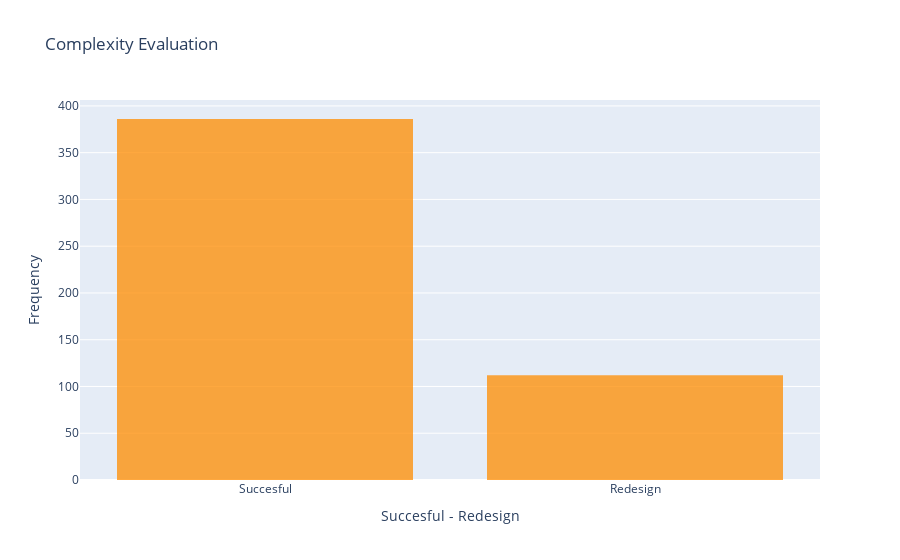

This figure's notebook cell:
### Code cell
# Histogram
trace = go.Histogram(
    x = data.complexityEvaluation,
    opacity = 0.75,
    name = 'Complexity Evaluation',
    marker = dict(color = 'darkorange')
)
hist_data = [trace]
hist_layout = go.Layout(barmode='overlay',
                   title = 'Complexity Evaluation',
                   xaxis = dict(title = 'Succesful - Redesign'),
                   yaxis = dict(title = 'Frequency')
)
fig = go.Figure(data = hist_data, layout = hist_layout)
iplot(fig)

### Figure 1 — Plotly figure (JSON) as saved in the notebook; plotly's stock layout.template omitted (floating-point values rounded to 4 significant figures; data arrays with more than 128 entries replaced by an {"elided": "..."} marker saying what was removed)
{"data": [{"marker": {"color": "darkorange"}, "name": "Complexity Evaluation", "opacity": 0.75, "type": "histogram", "x": {"elided": "498 str values"}}], "layout": {"barmode": "overlay", "title": {"text": "Complexity Evaluation"}, "xaxis": {"title": {"text": "Succesful - Redesign"}}, "yaxis": {"title": {"text": "Frequency"}}}}
